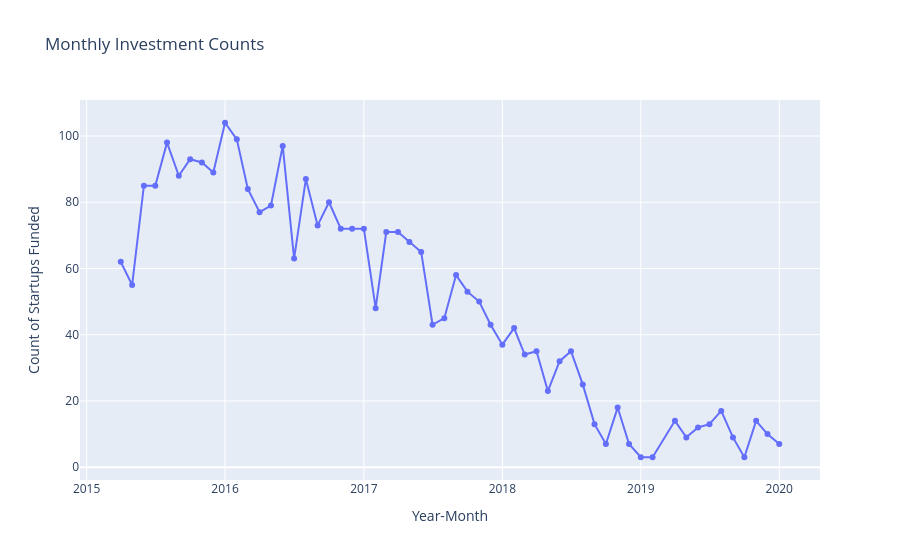

Write notebook code for a chart like this one.
### Code cell
## total number of startups funded by year and month
monthly =  gp_y_m["startup"].count().reset_index()
monthly["YearMonth"] = pd.to_datetime(
    monthly["Year"].astype(str) + "-" +
    monthly["Month"].astype(str) + "-01"
)
monthly
import plotly.express as px

fig = px.line(
    monthly,
    x="YearMonth",
    y="startup",
    markers=True,
    title="Monthly Investment Counts"
)

fig.update_layout(
    xaxis_title="Year-Month",
    yaxis_title="Count of Startups Funded",
    hovermode="x unified"
)

fig.show()

### Figure 1 — Plotly figure (JSON) as saved in the notebook; plotly's stock layout.template omitted (floating-point values rounded to 4 significant figures)
{"data": [{"hovertemplate": "YearMonth=%{x}<br>startup=%{y}<extra></extra>", "legendgroup": "", "line": {"color": "#636efa", "dash": "solid"}, "marker": {"symbol": "circle"}, "mode": "lines+markers", "name": "", "orientation": "v", "showlegend": false, "type": "scatter", "x": ["2015-04-01T00:00:00", "2015-05-01T00:00:00", "2015-06-01T00:00:00", "2015-07-01T00:00:00", "2015-08-01T00:00:00", "2015-09-01T00:00:00", "2015-10-01T00:00:00", "2015-11-01T00:00:00", "2015-12-01T00:00:00", "2016-01-01T00:00:00", "2016-02-01T00:00:00", "2016-03-01T00:00:00", "2016-04-01T00:00:00", "2016-05-01T00:00:00", "2016-06-01T00:00:00", "2016-07-01T00:00:00", "2016-08-01T00:00:00", "2016-09-01T00:00:00", "2016-10-01T00:00:00", "2016-11-01T00:00:00", "2016-12-01T00:00:00", "2017-01-01T00:00:00", "2017-02-01T00:00:00", "2017-03-01T00:00:00", "2017-04-01T00:00:00", "2017-05-01T00:00:00", "2017-06-01T00:00:00", "2017-07-01T00:00:00", "2017-08-01T00:00:00", "2017-09-01T00:00:00", "2017-10-01T00:00:00", "2017-11-01T00:00:00", "2017-12-01T00:00:00", "2018-01-01T00:00:00", "2018-02-01T00:00:00", "2018-03-01T00:00:00", "2018-04-01T00:00:00", "2018-05-01T00:00:00", "2018-06-01T00:00:00", "2018-07-01T00:00:00", "2018-08-01T00:00:00", "2018-09-01T00:00:00", "2018-10-01T00:00:00", "2018-11-01T00:00:00", "2018-12-01T00:00:00", "2019-01-01T00:00:00", "2019-02-01T00:00:00", "2019-04-01T00:00:00", "2019-05-01T00:00:00", "2019-06-01T00:00:00", "2019-07-01T00:00:00", "2019-08-01T00:00:00", "2019-09-01T00:00:00", "2019-10-01T00:00:00", "2019-11-01T00:00:00", "2019-12-01T00:00:00", "2020-01-01T00:00:00"], "xaxis": "x", "y": [62, 55, 85, 85, 98, 88, 93, 92, 89, 104, 99, 84, 77, 79, 97, 63, 87, 73, 80, 72, 72, 72, 48, 71, 71, 68, 65, 43, 45, 58, 53, 50, 43, 37, 42, 34, 35, 23, 32, 35, 25, 13, 7, 18, 7, 3, 3, 14, 9, 12, 13, 17, 9, 3, 14, 10, 7], "yaxis": "y"}], "layout": {"hovermode": "x unified", "legend": {"tracegroupgap": 0}, "title": {"text": "Monthly Investment Counts"}, "xaxis": {"anchor": "y", "domain": [0, 1], "title": {"text": "Year-Month"}}, "yaxis": {"anchor": "x", "domain": [0, 1], "title": {"text": "Count of Startups Funded"}}}}
